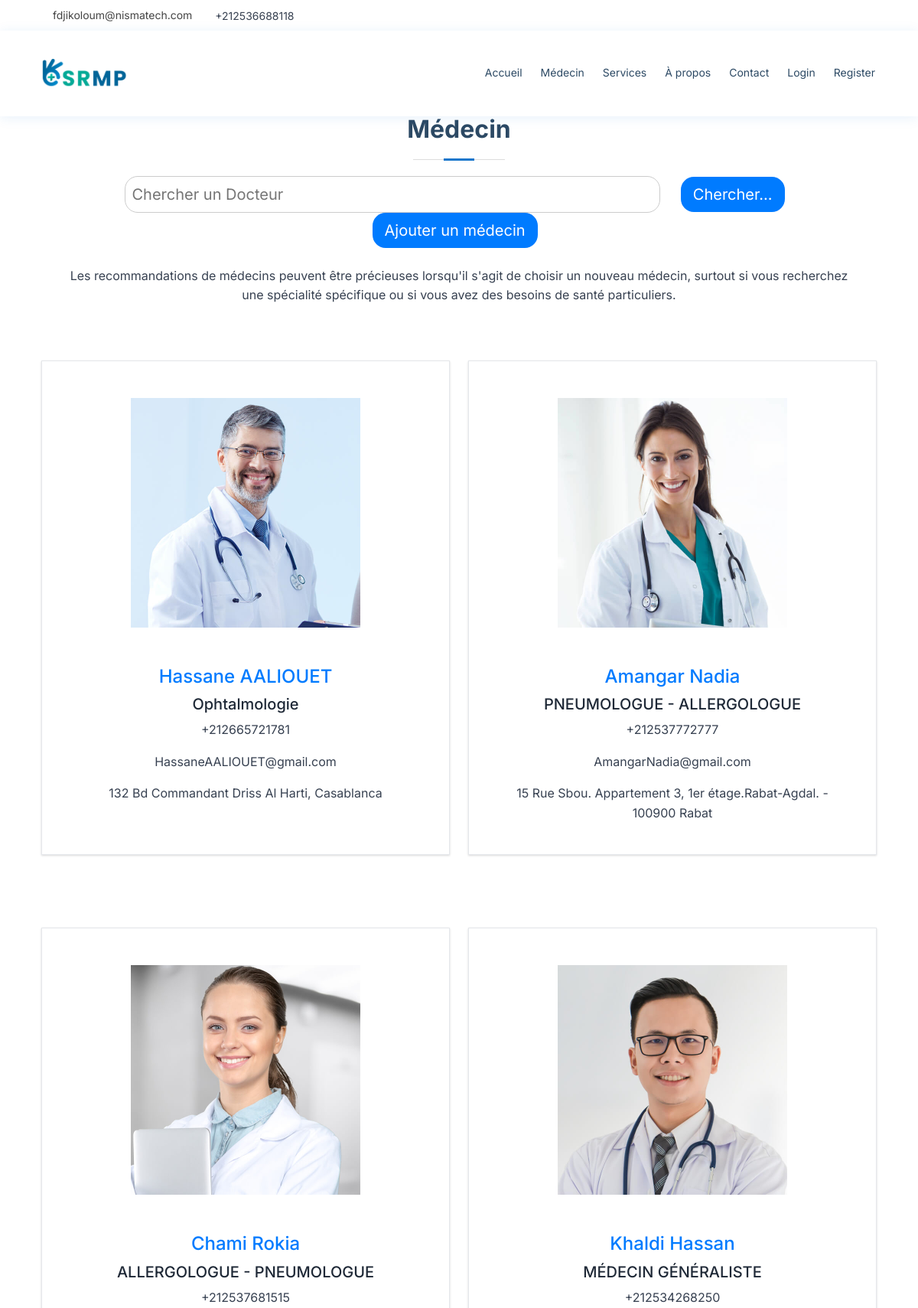
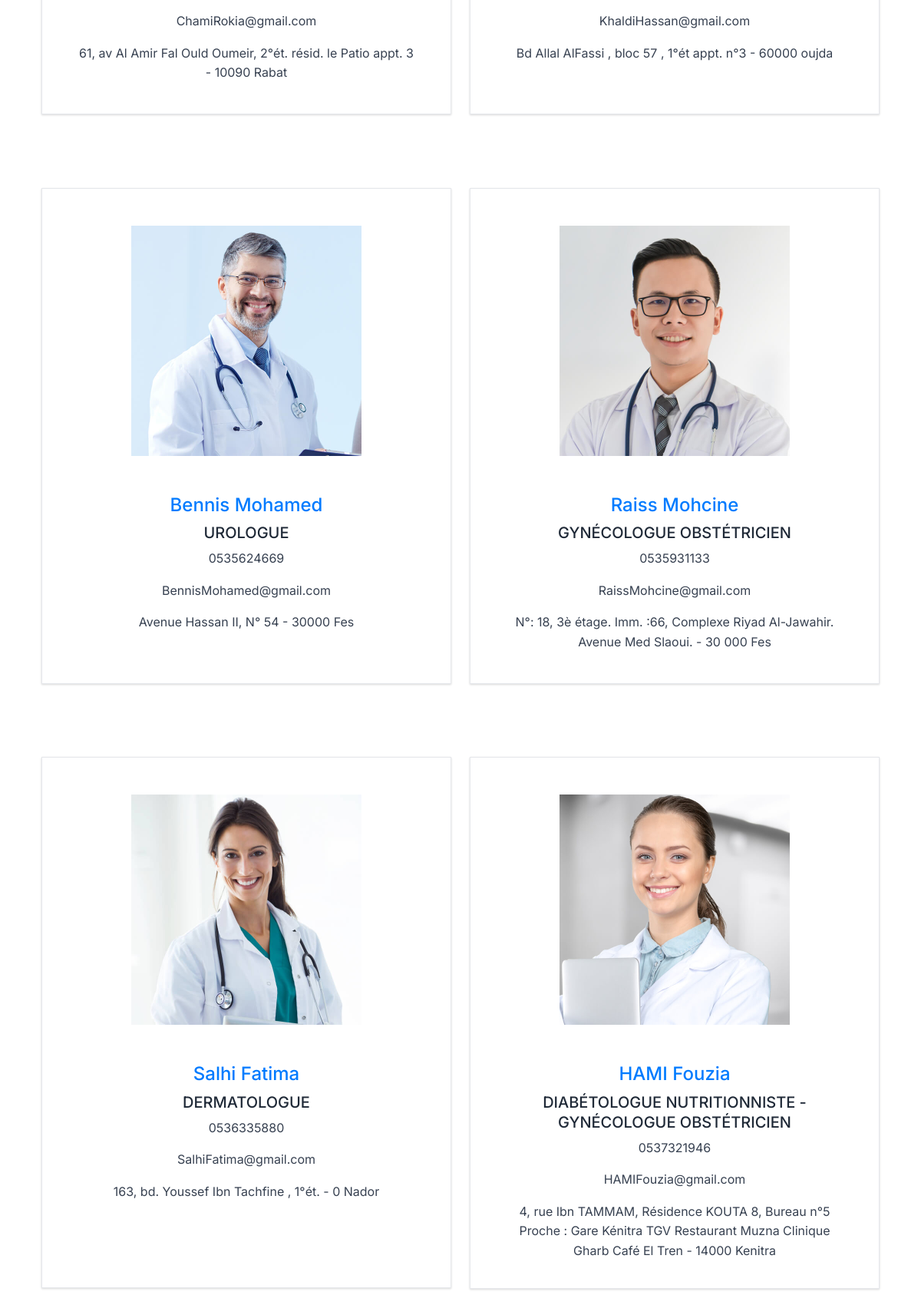
Page /medecins/ (upper part) on the earlier database version (2 pictures, top to bottom).
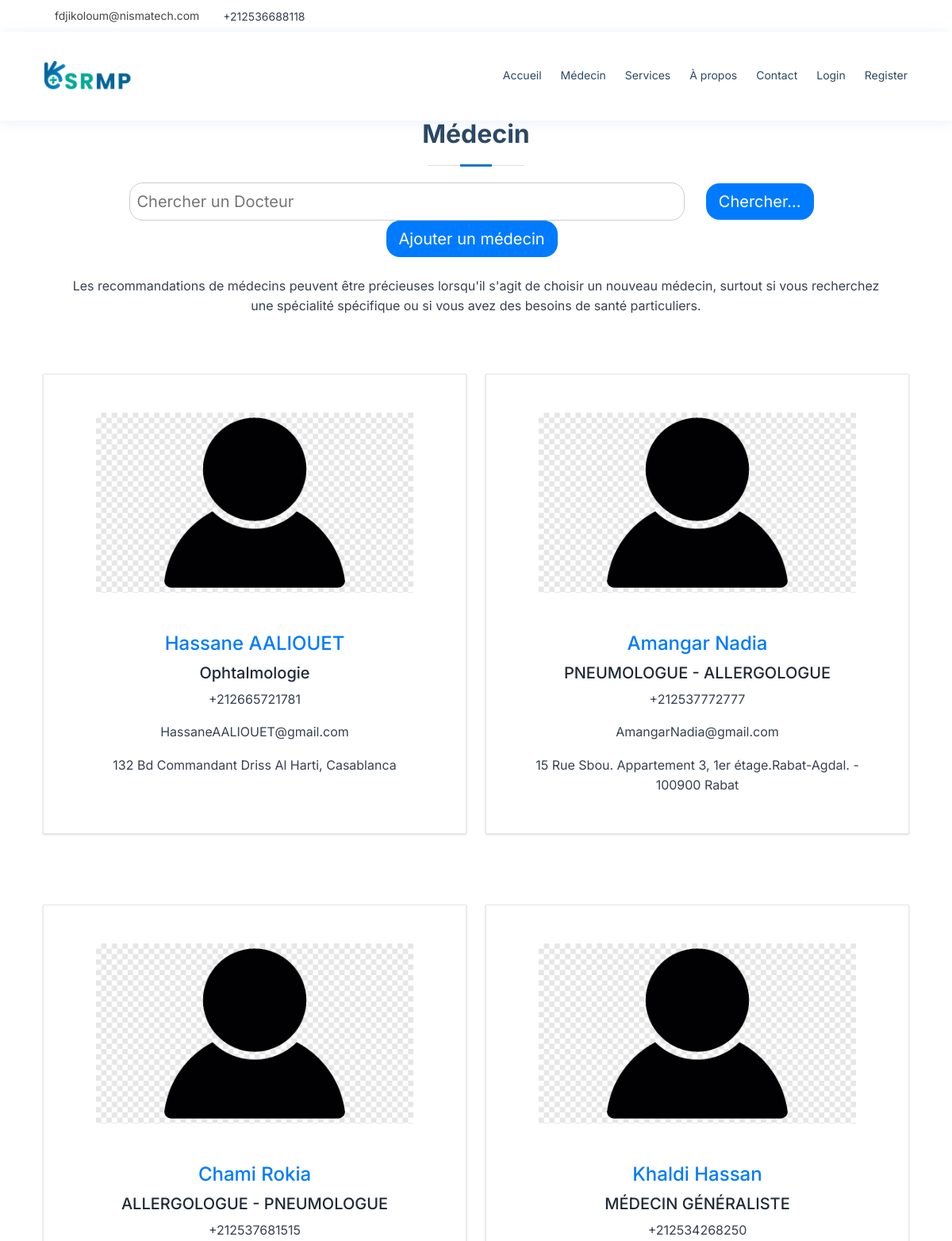
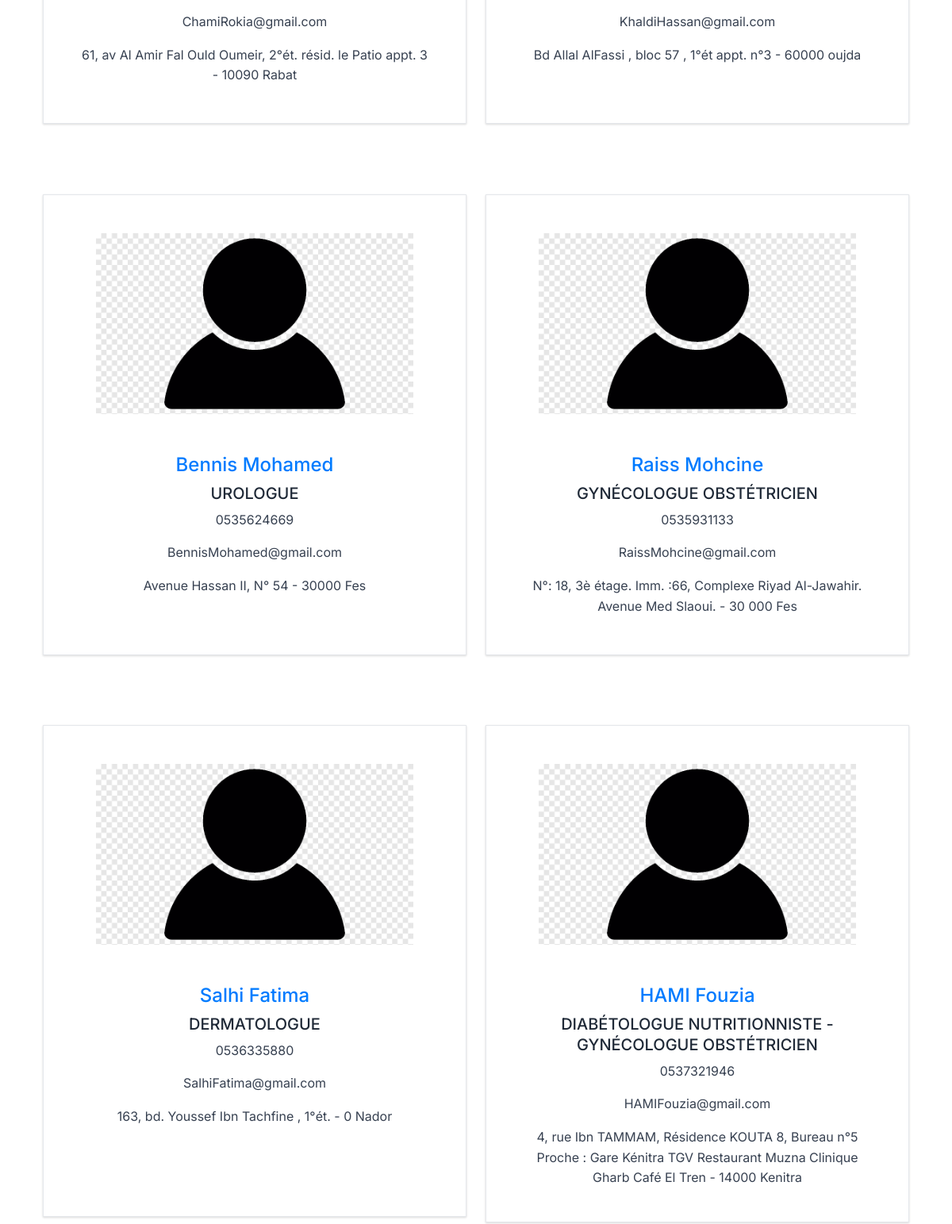
Same page on the later database version (2 pictures, top to bottom).
### medecins/models.py (models this page shows, shortened)
class Docteurs(models.Model):
    sexe_choix = (
        ('H', 'Homme'),
        ('F', 'Femme'),
    )
    fullname= models.CharField(max_length=50)
    sexe = models.CharField(max_length=1, choices=sexe_choix)
    adresse=models.CharField(max_length=200)
    email=models.EmailField(max_length=100)
    telephone = models.CharField(max_length=50)
    image= models.ImageField(upload_to= 'photos/%d/%m/%y')
    specialitesmedicales=models.CharField(max_length=100)

### medecins/views.py (the view)
# urls.py: path("",views.docteurs,name='medecin'),
def docteurs(request):
    if 'searched' in request.GET:
        searched = request.GET['searched']
        data = Docteurs.objects.filter(fullname__icontains=searched)
    else:
        data = Docteurs.objects.all()
    doc={
      'medecin': data,
    }
    return render(request, 'medecins/docteurs.html',doc)

### templates/medecins/docteurs.html (shortened to what this page needs)
{% extends 'base.html' %}
{% load static %}
{% block content %}
<section id="doctors" class="doctors">
    <div class="container">
      <br><br>
      <div class="section-title">
        <h2>Médecin</h2>
        <form action="{% url 'medecin' %}" method="GET">
          <input type="text" name="searched" placeholder="Chercher un Docteur"/>
          <button type="submit">Chercher...</button>
          <button><a class="a" href="{% url 'register' %}">Ajouter un médecin</a></button>
        </form>
        <div class="container"><br>
        <p style="text-align: center;">Les recommandations de médecins peuvent être précieuses lorsqu'il s'agit de choisir un nouveau médecin,
           surtout si vous recherchez une spécialité spécifique ou si vous avez des besoins de santé particuliers.</p>
           <br><br>
      </div>
      <div class="row">
          {% for item in medecin %}
          <div class="col-lg-6 mt-4">
              <div class="bg-white border border-gray-200 rounded-lg shadow dark:bg-gray-800 dark:border-gray-700" style="max-height: 90%;"><br><br>
                <a href="#">
                   {% if item.image %}
                    <img class="rounded-t-lg"  src="{{ item.image.url }}" alt="doctors" style="max-width: 400px; max-height: 300px;"/>
                    {% endif %}
                 </a>
                <div class="p-5">
                  <h4 class="mb-2" style="color: #007bff">{{item.fullname}}</h4>
                  <path stroke="currentColor" stroke-linecap="round" stroke-linejoin="round" stroke-width="2" d="M1 5h12m0 0L9 1m4 4L9 9"/>
                  <h5>{{item.specialitesmedicales}}</h5>
                  <p class="mb-3 font-normal text-gray-700 dark:text-gray-400"> {{item.telephone }} </p>
                  <p class="mb-3 font-normal text-gray-700 dark:text-gray-400"> {{item.email }} </p>
                  <p class="mb-3 font-normal text-gray-700 dark:text-gray-400"> {{item.adresse }} </p>
                    <br><br>
                </div>
              </div>
            </div>
          {% endfor %}
      </div>
    </div>
  </section>
    {% endblock content %}

### templates/base.html (shortened to what this page needs)
{% load static %}
<!doctype html>
<html lang="en">
  <head>
    <link href="{% static 'vendor/fontawesome-free/css/all.min.css'%}" rel="stylesheet">
    <link href="{% static 'vendor/animate.css/animate.min.css'%}" rel="stylesheet">
    <link href="{% static 'vendor/bootstrap/css/bootstrap.min.css'%}" rel="stylesheet">
    <link href="{% static 'vendor/bootstrap-icons/bootstrap-icons.css'%}" rel="stylesheet">
    <link href="{% static 'vendor/boxicons/css/boxicons.min.css'%}" rel="stylesheet">
    <link href="{% static 'vendor/glightbox/css/glightbox.min.css'%}" rel="stylesheet">
    <link href="{% static 'vendor/remixicon/remixicon.css'%}" rel="stylesheet">
    <link href="{% static 'vendor/swiper/swiper-bundle.min.css'%}" rel="stylesheet">
<link href="{% static 'css/style.css'%}" rel="stylesheet">
<link type="text/css" href="{% static 'dashboard/vendor/sweetalert2/dist/sweetalert2.min.css'%}" rel="stylesheet">
<link type="text/css" href="{% static 'dashboard/vendor/notyf/notyf.min.css'%}" rel="stylesheet">
<link type="text/css" href="{% static '/vendor/sweetalert2/dist/sweetalert2.min.css' %}" rel="stylesheet">
<link type="text/css" href="{% static '/vendor/notyf/notyf.min.css' %}" rel="stylesheet">
<link type="text/css" href="{% static '/css/volt.css' %}" rel="stylesheet">
  </head>
  <body>
    {% include 'parts/topbar.html' %}
    {% include 'parts/navbar.html' %}
    {% block content %}
    {% endblock content %}
  </body>
</html>

### templates/parts/topbar.html
<div id="topbar" class="d-flex align-items-center">
  <div class="container d-flex justify-content-between">
    <div class="contact-info d-flex align-items-center">
      <i class="bi bi-envelope"></i> <a href="mailto:fdjikoloum@nismatech.com">fdjikoloum@nismatech.com</a>
      <i class="bi bi-phone"></i> +212536688118
    </div>
    <div class="d-none d-lg-flex social-links align-items-center">
      <a href="https://www.linkedin.com/company/nismatech" target="_blank"><i class="fab fa-linkedin"></i></a>
      <a href="https://www.facebook.com/nismatech" target="_blank"><i class="fab fa-facebook"></i></a>
      <a href="https://www.instagram.com/nismatech" target="_blank"><i class="fab fa-instagram"></i></a>
    </div>
  </div>
</div>

### templates/parts/navbar.html (shortened to what this page needs)
 {% load static %}
 <header id="header" class="fixed-top">
  <div class="container d-flex align-items-center">
    <a href="{% url 'home' %}" class="logo me-auto" style="max-height: 10rem;"><img src="{% static 'images/logo.png' %}" alt="" class="img-fluid" style="width: 7rem;"></a>
    <nav id="navbar" class="navbar order-last order-lg-0 " >
      <ul>
        <li><a class="nav-link" href="{% url 'home' %}">Accueil</a></li>
        <li><a class="nav-link" href="{% url 'medecin' %}">Médecin</a></li>
        <li><a class="nav-link" href="{% url 'services' %}">Services</a></li>
        <li><a class="nav-link" href="{% url 'propos' %}">À propos</a></li>
        <li><a class="nav-link" href="{% url 'contact' %}">Contact</a></li>
        <li><a class="nav-link" href="{% url 'login' %}">Login</a></li>
        <li><a class="nav-link" href="{% url 'register' %}">Register</a></li>
      </ul>
    </nav>
  </div>
</header>

### srmp/static/css/style.css (style rules this page uses)
body { font-family: "Open Sans", sans-serif; color: #444444; }
a { color: #1977cc; text-decoration: none; }
h1, h2, h3, h4, h5, h6 { font-family: "Raleway", sans-serif; }
#topbar { background: #fff; height: 40px; font-size: 14px; transition: all 0.5s; z-index: 996; }
#topbar .contact-info a { line-height: 1; color: #444444; transition: 0.3s; }
#topbar .contact-info i { color: #1977cc; padding-right: 4px; margin-left: 15px; line-height: 0; }
#topbar .contact-info i:first-child { margin-left: 0; }
#topbar .social-links a { color: #437099; padding-left: 15px; display: inline-block; line-height: 1px; transition: 0.3s; }
#topbar .social-links a:first-child { border-left: 0; }
#header { background: #fff; transition: all 0.5s; z-index: 997; padding: 15px 0; top: 40px; box-shadow: 0px 2px 15px rgba(25, 119, 204, 0.1); }
#header .logo { font-size: 30px; margin: 0; padding: 0; line-height: 1; font-weight: 700; letter-spacing: 0.5px; font-family: "Poppins", sans-serif; }
#header .logo img { max-height: 40px; }
.navbar { padding: 0; }
.navbar ul { margin: 0; padding: 0; display: flex; list-style: none; align-items: center; }
.navbar li { position: relative; }
.navbar>ul>li { position: relative; white-space: nowrap; padding: 8px 0 8px 20px; }
.navbar a, .navbar a:focus { display: flex; align-items: center; justify-content: space-between; font-size: 14px; color: #2c4964; white-space: nowrap; transition: 0.3s; border-bottom: 2px solid #fff; padding: 5px 2px; }
section { padding: 60px 0; overflow: hidden; }
.section-title { text-align: center; padding-bottom: 30px; }
.section-title h2 { font-size: 32px; font-weight: bold; margin-bottom: 20px; padding-bottom: 20px; position: relative; color: #2c4964; }
.section-title h2::before { content: ""; position: absolute; display: block; width: 120px; height: 1px; background: #ddd; bottom: 1px; left: calc(50% - 60px); }
.section-title h2::after { content: ""; position: absolute; display: block; width: 40px; height: 3px; background: #1977cc; bottom: 0; left: calc(50% - 20px); }
.section-title p { margin-bottom: 0; }
.doctors { background: #fff; }

### templates/medecins/docteurs.html (style rules this page uses)
input[type="text"] { padding: 8px; border: 1px solid #ccc; border-radius: 17px; font-size: 20px; flex: 1; width: 700px; }
button[type="submit"] { padding: 8px 16px; background-color: #007bff; color: #fff; border: none; border-radius:17px; font-size: 20px; cursor: pointer; margin-right: 1%; margin-left: 2%; }
button { padding: 8px 16px; background-color: #007bff; color: #fff; border: none; border-radius: 17px; font-size: 20px; cursor: pointer; margin-right: 1%; text-align: center; }
.a { color:white; }

Differences in the rows shown:
changed Docteurs "Hassane AALIOUET": image: a different picture
changed Docteurs "Amangar Nadia": image: a different picture
changed Docteurs "Chami Rokia": image: a different picture
changed Docteurs "Khaldi Hassan": image: a different picture
changed Docteurs "Bennis Mohamed": image: a different picture
changed Docteurs "Raiss Mohcine": image: a different picture
changed Docteurs "Salhi Fatima": image: a different picture
changed Docteurs "HAMI Fouzia": image: a different picture
